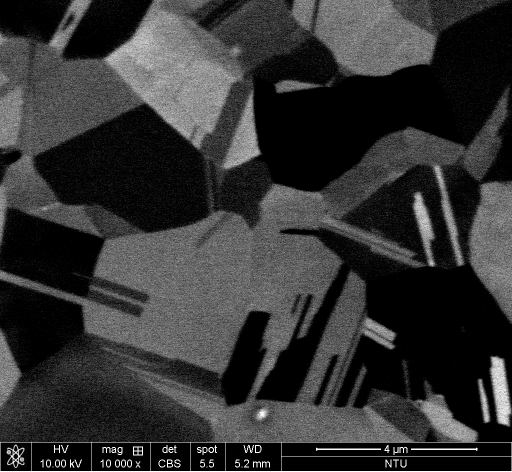
#> input picture 10000xbse_007.tif, 1024 x 943 px, found by its file name (shown at 1/2 size)
$ jupyter execute 'automatic grain detector.ipynb'
#> lines starting #> are read from the running program, lines starting #| are printed output that depends on the picture
[cell 1]
import cv2
import numpy as np
import os

# Path to the image(檔案路徑)
image_path = r"C:\Users\USER\Desktop\BSE process\10000xbse_007.tif"

# Global variables for cropping
cropping = False
x_start, y_start, x_end, y_end = 0, 0, 0, 0
cropped_image = None

def mouse_crop(event, x, y, flags, param):
    global x_start, y_start, x_end, y_end, cropping, cropped_image

    if event == cv2.EVENT_LBUTTONDOWN:
        x_start, y_start, x_end, y_end = x, y, x, y
        cropping = True

    elif event == cv2.EVENT_MOUSEMOVE:
        if cropping:
            x_end, y_end = x, y
            img_copy = image.copy()
            cv2.rectangle(img_copy, (x_start, y_start), (x_end, y_end), (0, 255, 0), 2)
            cv2.imshow("Image", img_copy)

    elif event == cv2.EVENT_LBUTTONUP:
        x_end, y_end = x, y
        cropping = False
        ref_point = [(x_start, y_start), (x_end, y_end)]

        if len(ref_point) == 2:
            cropped_image = image[y_start:y_end, x_start:x_end]
            cv2.imshow("Cropped Image", cropped_image)

# Read the image
image = cv2.imread(image_path)
#> image is the input picture: shape (943, 1024, 3); min 0, max 255, mean 51.1
if image is None:
    raise ValueError(f"Image not found at {image_path}")

# Resize image for display if it is too large
max_height = 800
max_width = 800
height, width = image.shape[:2]
#> height = 943; width = 1024

if height > max_height or width > max_width:
    scaling_factor = min(max_height / float(height), max_width / float(width))
#> scaling_factor = 0.781
    image = cv2.resize(image, None, fx=scaling_factor, fy=scaling_factor, interpolation=cv2.INTER_AREA)
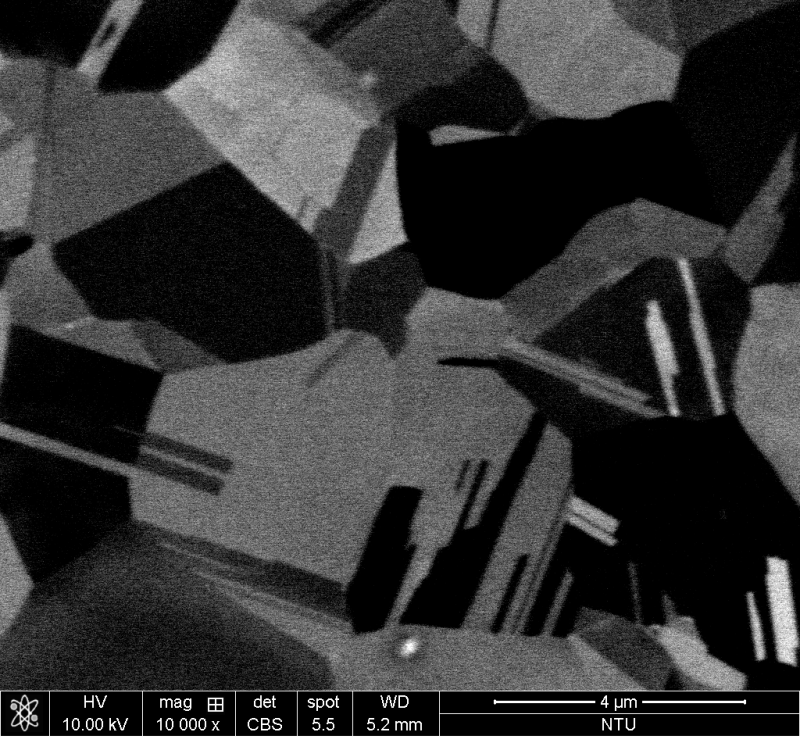
#> image: shape (737, 800, 3); min 0, max 255, mean 51.2

# Extract directory and filename from the image path
image_dir = os.path.dirname(image_path)
image_filename = os.path.basename(image_path)
cropped_image_filename = f"cropped_{image_filename}"
cropped_image_path = os.path.join(image_dir, cropped_image_filename)

# Create a window and set a mouse callback for cropping
cv2.namedWindow("Image")
cv2.setMouseCallback("Image", mouse_crop)

# Display the image and wait for the user to select the ROI
print("Select the ROI and press 'c' to confirm cropping.")
while True:
    cv2.imshow("Image", image)
    key = cv2.waitKey(1) & 0xFF
#> (key q is pressed here)

    # Press 'c' to confirm cropping
    if key == ord("c"):
        if cropped_image is not None:
            # Save the cropped image
            cv2.imwrite(cropped_image_path, cropped_image)
            print(f"Cropped image saved as {cropped_image_path}")
            break
        else:
            print("No ROI selected. Please select an ROI.")

cv2.destroyWindow("Image")

# Keep the cropped image window open
while True:
    cv2.imshow("Cropped Image", cropped_image)
    key = cv2.waitKey(1) & 0xFF

    # Press 'q' to quit
    if key == ord("q"):
        break

cv2.destroyAllWindows()
